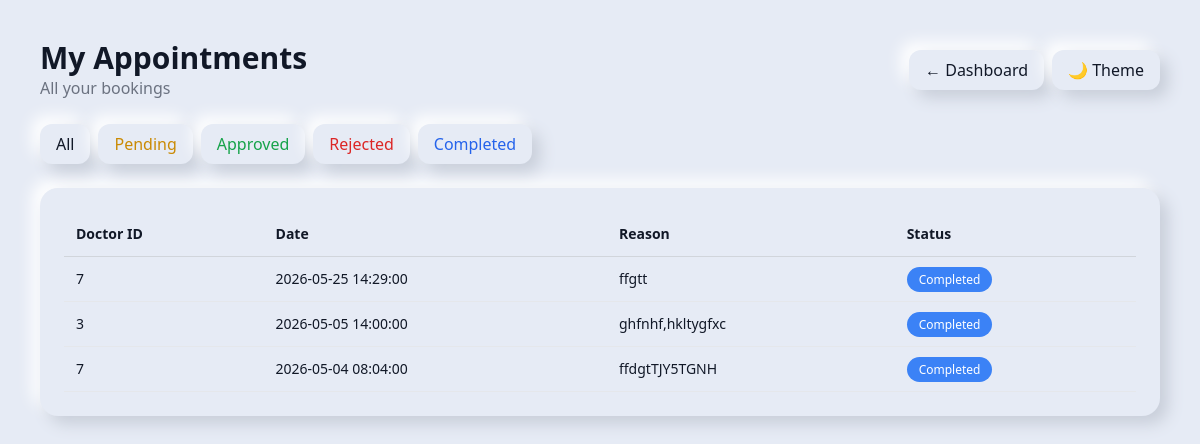
The app's page /patient_appointment.php (signed in) with its own data.
### tables this page shows
CREATE TABLE IF NOT EXISTS `appointments` (
  `id` int NOT NULL AUTO_INCREMENT,
  `patient_id` int NOT NULL,
  `doctor_id` int NOT NULL,
  `appointment_date` datetime NOT NULL,
  `reason` text,
  `status` enum('pending','approved','rejected','completed') DEFAULT 'pending',
  `created_at` timestamp NULL DEFAULT CURRENT_TIMESTAMP,
  PRIMARY KEY (`id`),
  KEY `patient_id` (`patient_id`),
  KEY `doctor_id` (`doctor_id`)
);

### patient_appointment.php (the view, shortened to what this page needs)
<?php
include "db.php";
$user = $_SESSION['user'];
$patient_id = $user['id'];
$status_filter = $_GET['status'] ?? "";
$sql = "SELECT * FROM appointments WHERE patient_id = ?";
$sql .= " ORDER BY appointment_date DESC";
$stmt = $conn->prepare($sql);
if (!empty($status_filter)) {
    $stmt->bind_param("is", $patient_id, $status_filter);
} else {
    $stmt->bind_param("i", $patient_id);
}
$stmt->execute();
$result = $stmt->get_result();
?>
<!DOCTYPE html>
<html>
<head>
<script src="https://cdn.tailwindcss.com"></script>
</head>
<body class="bg-[#e6ebf5] dark:bg-[#0B1220] text-gray-900 dark:text-white">
<div class="min-h-screen p-4 sm:p-6 lg:p-10">
<div class="flex flex-col md:flex-row md:items-center md:justify-between gap-4 mb-6">
    <div>
        <h1 class="text-2xl sm:text-3xl font-bold">My Appointments</h1>
        <p class="text-gray-500">All your bookings</p>
    </div>
    <div class="flex flex-wrap gap-2">
        <a href="patient.php" class="card px-4 py-2 rounded-xl text-center">
            ← Dashboard
        </a>
        <button onclick="document.documentElement.classList.toggle('dark')"
                class="card px-4 py-2 rounded-xl">
            🌙 Theme
        </button>
    </div>
</div>
<div class="flex flex-wrap gap-2 mb-6">
    <a href="patient_appointment.php" class="card px-4 py-2 rounded-xl">All</a>
    <a href="?status=pending" class="card px-4 py-2 rounded-xl text-yellow-600">Pending</a>
    <a href="?status=approved" class="card px-4 py-2 rounded-xl text-green-600">Approved</a>
    <a href="?status=rejected" class="card px-4 py-2 rounded-xl text-red-600">Rejected</a>
    <a href="?status=completed" class="card px-4 py-2 rounded-xl text-blue-600">Completed</a>
</div>
<div class="card p-4 sm:p-6 overflow-x-auto">
<table class="w-full min-w-[600px] text-sm">
<thead>
<tr class="border-b border-gray-300 dark:border-gray-700">
    <th class="p-3 text-left">Doctor ID</th>
    <th class="p-3 text-left">Date</th>
    <th class="p-3 text-left">Reason</th>
    <th class="p-3 text-left">Status</th>
</tr>
</thead>
<tbody>
<?php if ($result->num_rows > 0): ?>
    <?php while($row = $result->fetch_assoc()): ?>
    <tr class="border-b border-gray-200 dark:border-gray-800 hover:bg-gray-100 dark:hover:bg-gray-800">
        <td class="p-3">
            <?= $row['doctor_id'] ?>
        </td>
        <td class="p-3">
            <?= $row['appointment_date'] ?>
        </td>
        <td class="p-3">
            <?= htmlspecialchars($row['reason']) ?>
        </td>
        <td class="p-3">
            <span class="px-3 py-1 rounded-full text-xs text-white
                <?= $row['status']=='approved'?'bg-green-500':'' ?>
                <?= $row['status']=='pending'?'bg-yellow-500':'' ?>
                <?= $row['status']=='rejected'?'bg-red-500':'' ?>
                <?= $row['status']=='completed'?'bg-blue-500':'' ?>
            ">
                <?= ucfirst($row['status']) ?>
            </span>
        </td>
    </tr>
    <?php endwhile; ?>
<?php endif; ?>
</tbody>
</table>
</div>
</div>
</body>
</html>

### patient_appointment.php (style rules this page uses)
.card { background: #e6ebf5; border-radius: 18px; box-shadow: 8px 8px 16px #c8ced9, -8px -8px 16px #ffffff; }

### records on screen
appointments: doctor "7", appointment_date "2026-05-25 14:29:00", reason "ffgtt", status "Completed"
appointments: doctor "3", appointment_date "2026-05-05 14:00:00", reason "ghfnhf,hkltygfxc", status "Completed"
appointments: doctor "7", appointment_date "2026-05-04 08:04:00", reason "ffdgtTJY5TGNH", status "Completed"
